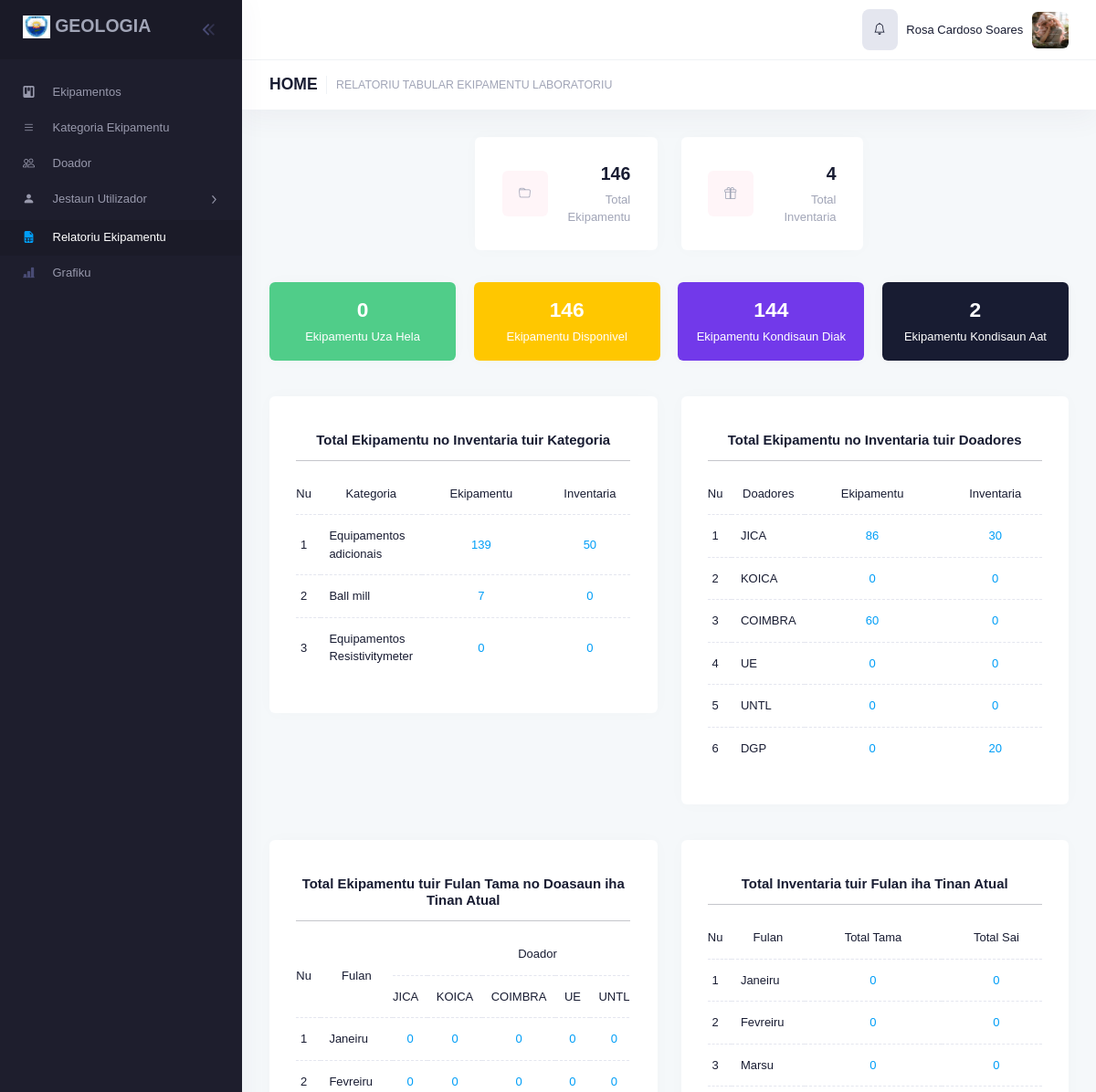
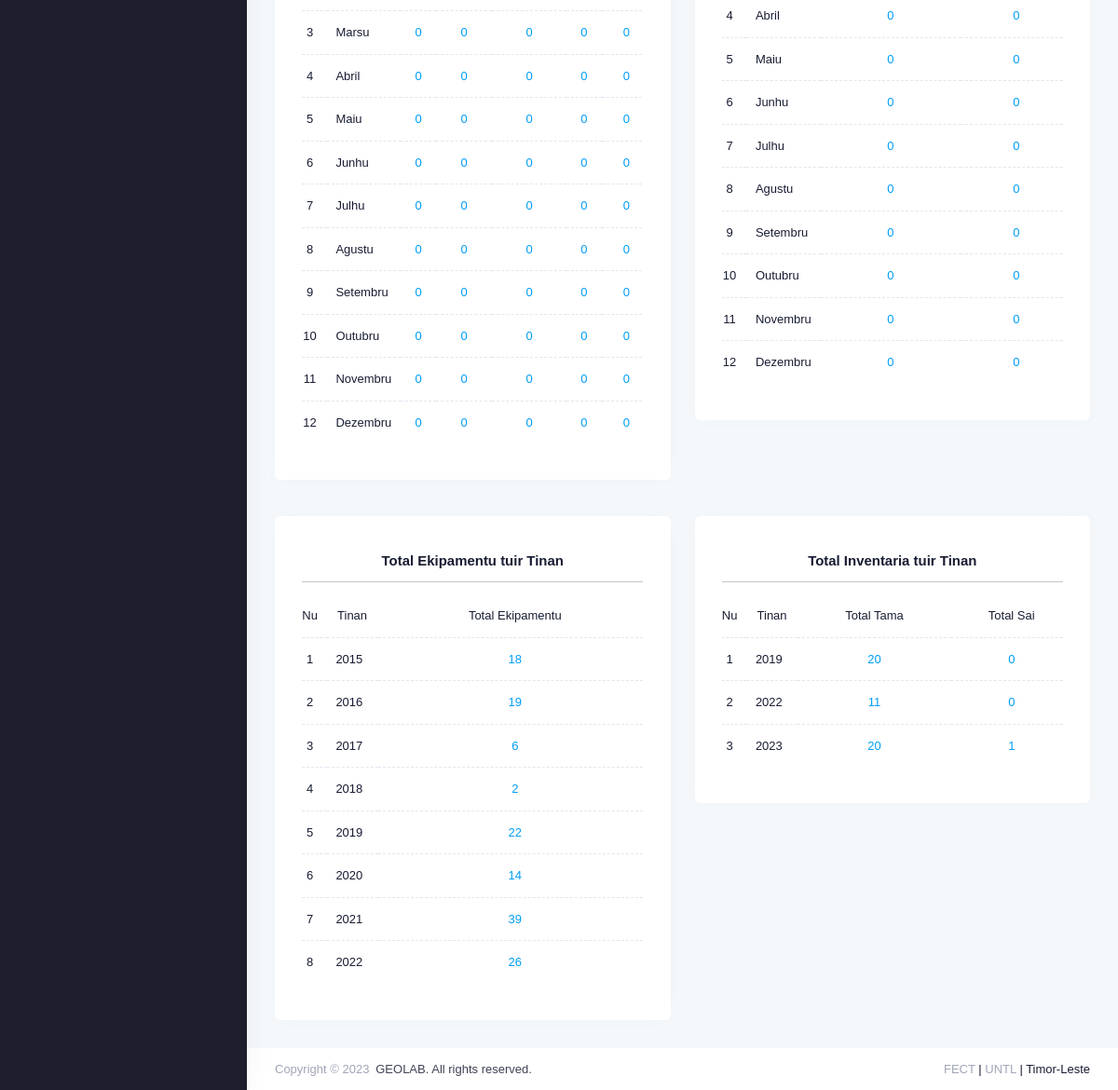
Screenshot of /reports/dash/ (signed in) with the database file from the repository (2 pictures, top to bottom).
### users/models.py (models this page shows, shortened)
class Profile(models.Model):
	id = models.UUIDField(primary_key=True, default=uuid.uuid4, editable=False)
	user = models.OneToOneField(User, on_delete=models.CASCADE,related_name="user_profile")
	first_name = models.CharField(max_length=30, null=True, blank=True)
	last_name = models.CharField(max_length=30, null=True, blank=True)
	pob = models.CharField(max_length=50, verbose_name='Fatin Moris', null=True, blank=True)
	dob = models.DateField(verbose_name='Data Moris', null=True, blank=True)
	sex = models.CharField(choices=[('Mane','Mane'),('Feto','Feto')], max_length=6, null=True, blank=True)
	image = models.ImageField(upload_to=upload_profile, null=True, blank=True,
			validators=[FileExtensionValidator(allowed_extensions=['jpg','jpeg','png','gif'])], verbose_name="Upload Imajen")
	date_created = models.DateTimeField(auto_now_add=True,null=True,blank=True)

### equipments/models.py (models this page shows, shortened)
class Kategoria(models.Model):
	kategoria = models.CharField(max_length=255, null=True)
	user_created = models.ForeignKey(User, on_delete=models.CASCADE, null=True)
	date_created = models.DateTimeField(auto_now_add=True,null=True,blank=True)
	hashed = models.CharField(max_length=32, null=True)

class Doadores(models.Model):
	kodigu = models.CharField(max_length=255, null=True)
	doador = models.CharField(max_length=255, null=True)
	user_created = models.ForeignKey(User, on_delete=models.CASCADE, null=True)
	date_created = models.DateTimeField(auto_now_add=True,null=True,blank=True)
	hashed = models.CharField(max_length=32, null=True)

### users/decorators.py (the view)
		def wrapper_func(request, *args, **kwargs):
			group = None
			if request.user.groups.exists():
				group = request.user.groups.all()[0].name
			if group in allowed_roles:
				return view_func(request, *args, **kwargs)
			else:
				return render(request, 'auth/500.html')

### reports/templatetags/custom_filters.py (called while the page is built)
@register.filter
def double_length(value):
	return len(value) * 2

### reports/utils.py (called while the page is built)
def getFulanNaran(num):
	if num == 1:
		month = "Janeiru"
	if num == 2:
		month = "Fevreiru"
	if num == 3:
		month = "Marsu"
	if num == 4:
		month = "Abril"
	if num == 5:
		month = "Maiu"
	if num == 6:
		month = "Junhu"
	if num == 7:
		month = "Julhu"
	if num == 8:
		month = "Agustu"
	if num == 9:
		month = "Setembru"
	if num == 10:
		month = "Outubru"
	if num == 11:
		month = "Novembru"
	if num == 12:
		month = "Dezembru"
	return month

### reports/templates/tabular/DashTabularReport.html (shortened to what this page needs)
{% extends 'main/base.html' %}
{% load crispy_forms_tags %}
{% load static %}
{% load custom_filters %}
{% block content %}
<div class="toolbar" id="kt_toolbar">
	<div id="kt_toolbar_container" class="container-fluid d-flex flex-stack">
		<div data-kt-swapper="true" data-kt-swapper-mode="prepend" data-kt-swapper-parent="{default: '#kt_content_container', 'lg': '#kt_toolbar_container'}" class="page-title d-flex align-items-center flex-wrap me-3 mb-5 mb-lg-0">
			<h1 class="d-flex align-items-center text-dark fw-bolder fs-3 my-1"><a class="text-dark" href="{% url 'home' %}">HOME</a>
			<small class="text-muted fs-7 fw-bold my-1 ms-1">{{title|upper}}</small>
			</h1>
		</div>
	</div>
</div>
						<div class="post d-flex flex-column-fluid" id="kt_post">
							<div id="kt_content_container" class="container-xxl">
								<div class="row gy-5 g-xl-8 justify-content-center">
									<div class="col-xl-3">
										<a href="{% url 'reportAllEquipments' %}">
										<div class="card mb-xl-8">
											<div class="card-body p-0">
												<div class="d-flex flex-stack card-p flex-grow-1">
													<span class="symbol symbol-50px me-2">
														<span class="symbol-label bg-light-danger">
															<span class="svg-icon svg-icon-2x svg-icon-success">
																<i class="bi bi-folder"></i>
															</span>
														</span>
													</span>
													<div class="d-flex flex-column text-end">
														<span class="text-dark fw-bolder fs-2">{{totalEkipamentu}}</span>
														<span class="text-muted fw-bold mt-1">Total Ekipamentu</span>
													</div>
												</div>
											</div>
										</div>
										</a>
									</div>
									<div class="col-xl-3">
										<div class="card mb-xl-8">
											<a href="{% url 'reportAllInventaria' %}">
											<div class="card-body p-0">
												<div class="d-flex flex-stack card-p flex-grow-1">
													<span class="symbol symbol-50px me-2">
														<span class="symbol-label bg-light-danger">
															<span class="svg-icon svg-icon-2x svg-icon-success">
																<i class="bi bi-gift"></i>
															</span>
														</span>
													</span>
													<div class="d-flex flex-column text-end">
														<span class="text-dark fw-bolder fs-2">{{totalInventory}}</span>
														<span class="text-muted fw-bold mt-1">Total Inventaria</span>
													</div>
												</div>
											</div>
											</a>
										</div>
									</div>
								</div>
								<div class="row mt-3">
									<div class="col-xl-3">
										<a href="{% url 'reportEkipamentuUza' %}">
										<div class="card bg-success text-white p-5 text-center align-items-center">
										<h1 class="text-white">{{ekipamentuUzaHela}}</h1>
										 Ekipamentu Uza Hela
										</div>
										</a>
									</div>
									<div class="col-xl-3">
										<a href="{% url 'reportEkipamentuDisponivel' %}">
										<div class="card bg-warning text-white p-5 text-center align-items-center">
										<h1 class="text-white">{{ekipamentuDisponivel}}</h1>
										 Ekipamentu Disponivel
										</div>
										</a>
									</div>
									<div class="col-xl-3">
										<a href="{% url 'reportEkipamentuDiak' %}">
										<div class="card bg-info text-white p-5 text-center align-items-center">
										<h1 class="text-white">{{ekipamentuDiak}}</h1>
										Ekipamentu Kondisaun Diak
										</div>
										</a>
									</div>
									<div class="col-xl-3">
										<a href="{% url 'reportEkipamentuAat' %}">
										<div class="card bg-dark text-white p-5 text-center align-items-center">
										<h1 class="text-white">{{ekipamentuAat}}</h1>
										Ekipamentu Kondisaun Aat
										</div>
										</a>
									</div>
								</div>
								<div class="row gy-5 g-xl-8 mt-4">
									<div class="col-xl-6">
										<div class="card pt-4">
										<div class="card-body">
						                    <h5 align="center">Total Ekipamentu no Inventaria tuir Kategoria</h5><hr/>
						                      <div class="table-responsive">
												<table id="#" class="table table-row-dashed table-row-gray-300 align-middle gs-0 gy-4" style="width:100%">
													<tr>
														<th class="text-center" width="5%" style="vertical-align: middle;">Nu</th>
														<th class="text-center" width="15%" style="vertical-align: middle;">Kategoria</th>
														<th class="text-center">Ekipamentu</th>
														<th class="text-center">Inventaria</th>
													</tr>
													{% for obj in sumario_kategoria %}
													<tr>
														<td data-title="Nu." class="text-center">{{ forloop.counter }}</td>
														<td data-title="">{{ obj.kategoria }}</td>
														<td data-title="#" class="text-center"><a href="{% url 'ReportKategoriaEkipamentu' obj.id_kategoria %}">{{ obj.totalEkipamentu }}</a></td>
														<td data-title="#" class="text-center"><a href="{% url 'ReportKategoriaInventaria' obj.id_kategoria %}">{{ obj.totalInventaria }}</a></td>
													</tr>
													{% endfor %}
												</table>
											</div>
										</div>
										</div>
									</div>
									<div class="col-xl-6">
										<div class="card pt-4">
										<div class="card-body">
						                    <h5 align="center">Total Ekipamentu no Inventaria tuir Doadores</h5><hr/>
						                      <div class="table-responsive">
												<table id="#" class="table table-row-dashed table-row-gray-300 align-middle gs-0 gy-4" style="width:100%">
													<tr>
														<th class="text-center" width="5%" style="vertical-align: middle;">Nu</th>
														<th class="text-center" width="15%" style="vertical-align: middle;">Doadores</th>
														<th class="text-center">Ekipamentu</th>
														<th class="text-center">Inventaria</th>
													</tr>
													{% for obj in sumario_doador %}
													<tr>
														<td data-title="Nu." class="text-center">{{ forloop.counter }}</td>
														<td data-title="">{{ obj.doador }}</td>
														<td data-title="#" class="text-center"><a href="{% url 'ReportDoadorEkipamentu' obj.id_doador %}">{{ obj.totalEkipamentu }}</a></td>
														<td data-title="#" class="text-center"><a href="{% url 'ReportDoadorInventaria' obj.id_doador %}">{{ obj.totalInventaria }}</a></td>
													</tr>
													{% endfor %}
												</table>
											</div>
										</div>
										</div>
									</div>
								</div>
								<div class="row gy-5 g-xl-8 mt-4">
									<div class="col-xl-6">
										<div class="card pt-4">
										<div class="card-body">
						                    <h5 align="center">Total Ekipamentu tuir Fulan Tama no Doasaun iha Tinan Atual</h5><hr/>
						                      <div class="table-responsive">
												<table id="#" class="table table-row-dashed table-row-gray-300 align-middle gs-0 gy-4" style="width:100%">
													<tr>
														<th class="text-center" width="5%" rowspan="3" style="vertical-align: middle;">Nu</th>
														<th class="text-center" width="15%" rowspan="3" style="vertical-align: middle;">Fulan</th>
														<th colspan="{{listaDoador|double_length }}" class="text-center">Doador</th>
													</tr>
													<tr>
													{% for c in listaDoador %}
														<th colspan="" class="text-center">{{c.kodigu }}</th>
													{% endfor %}
													</tr>
													{% for obj_c in sumariu_tuir_fulan_tinan_atual %}
													<tr>
														<td data-title="Nu." class="text-center">{{ forloop.counter }}</td>
														<td data-title="">{{ obj_c.fulan }}</td>
													{% for obj_c2 in obj_c.sumariuTuirFulan %}
														<td data-title="#" class="text-center"><a href="{% url 'ReportDoadorEkipamentuTuirFulan' obj_c.idFulan obj_c2.doadorID  %}">{{ obj_c2.totalEkipamentu }}</a></td>
													{% endfor %}
													</tr>
													{% endfor %}
												</table>
											</div>
										</div>
										</div>
									</div>
									<div class="col-xl-6">
										<div class="card pt-4">
										<div class="card-body">
						                      <h5 align="center">Total Inventaria tuir Fulan iha Tinan Atual</h5><hr/>
						                      <div class="table-responsive">
												<table id="#" class="table table-row-dashed table-row-gray-300 align-middle gs-0 gy-4" style="width:100%">
													<tr>
														<th class="text-center" width="5%" rowspan="" style="vertical-align: middle;">Nu</th>
														<th class="text-center" width="15%" rowspan="" style="vertical-align: middle;">Fulan</th>
														<th colspan="" class="text-center">Total Tama</th>
														<th colspan="" class="text-center">Total Sai</th>
													</tr>
													{% for obj_c in sumariu_inventaria_tuir_fulan_tinan_atual %}
													<tr>
														<td data-title="Nu." class="text-center">{{ forloop.counter }}</td>
														<td data-title="">{{ obj_c.fulan }}</td>
														<td data-title="#" class="text-center"><a href="{% url 'ReportInventariaTamaTuirFulan' obj_c.idFulan %}">{{ obj_c.tama }}</a></td>
														<td data-title="#" class="text-center"><a href="{% url 'ReportInventariaSaiTuirFulan' obj_c.idFulan %}">{{ obj_c.sai }}</a></td>
													</tr>
													{% endfor %}
												</table>
											</div>
										</div>
										</div>
									</div>
								</div>
								<div class="row gy-5 g-xl-8 mt-4">
									<div class="col-xl-6">
										<div class="card pt-4">
										<div class="card-body">
						                      <h5 align="center">Total Ekipamentu tuir Tinan</h5><hr/>
						                      <div class="table-responsive">
												<table id="#" class="table table-row-dashed table-row-gray-300 align-middle gs-0 gy-4" style="width:100%">
													<tr>
														<th class="text-center" width="5%" rowspan="" style="vertical-align: middle;">Nu</th>
														<th class="text-center" width="15%" rowspan="" style="vertical-align: middle;">Tinan</th>
														<th colspan="" class="text-center">Total Ekipamentu</th>
													</tr>
													{% for obj_c in sumario_kada_tinan %}
													<tr>
														<td data-title="Nu." class="text-center">{{ forloop.counter }}</td>
														<td data-title="">{{ obj_c.year }}</td>
														<td data-title="#" class="text-center"><a href="{% url 'ReportEkipamentuTuirTinan' obj_c.year %}">{{ obj_c.totalEkipamentu }}</a></td>
													</tr>
													{% endfor %}
												</table>
											</div>
										</div>
										</div>
									</div>
									<div class="col-xl-6">
										<div class="card pt-4">
										<div class="card-body">
						                      <h5 align="center">Total Inventaria tuir Tinan</h5><hr/>
						                      <div class="table-responsive">
												<table id="#" class="table table-row-dashed table-row-gray-300 align-middle gs-0 gy-4" style="width:100%">
													<tr>
														<th class="text-center" width="5%" rowspan="" style="vertical-align: middle;">Nu</th>
														<th class="text-center" width="15%" rowspan="" style="vertical-align: middle;">Tinan</th>
														<th colspan="" class="text-center">Total Tama</th>
														<th colspan="" class="text-center">Total Sai</th>
													</tr>
													{% for obj_c in sumario_inventaria_kada_tinan %}
													<tr>
														<td data-title="Nu." class="text-center">{{ forloop.counter }}</td>
														<td data-title="">{{ obj_c.year }}</td>
														<td data-title="#" class="text-center"><a href="{% url 'ReportInventariaTamaTuirTinan' obj_c.year %}">{{ obj_c.tama }}</a></td>
														<td data-title="#" class="text-center"><a href="{% url 'ReportInventariaSaiTuirTinan' obj_c.year %}">{{ obj_c.sai }}</a></td>
													</tr>
													{% endfor %}
												</table>
											</div>
										</div>
										</div>
									</div>
								</div>
							</div>
						</div>
{% endblock %}

### main/templates/main/header.html (shortened to what this page needs)
{% load static %}
					<div id="kt_header" style="" class="header align-items-stretch">
						<div class="container-fluid d-flex align-items-stretch justify-content-between">
							<div class="d-flex align-items-stretch justify-content-between flex-lg-grow-1">
								<div class="d-flex align-items-stretch flex-shrink-0">
									<div class="d-flex align-items-center ms-1 ms-lg-3" id="kt_header_user_menu_toggle">
										<div class="cursor-pointer symbol symbol-30px symbol-md-40px" data-kt-menu-trigger="click" data-kt-menu-attach="parent" data-kt-menu-placement="bottom-end">
											<div class="p-4 bg-secondary" style="border-radius: 8px;">
												<span class="bi bi-bell"></span>
											</div>
										</div>
									</div>
									<div class="d-flex align-items-center ms-1 ms-lg-3">
										{% if request.user.user_profile.first_name %}
											{{request.user.user_profile.first_name}} {{request.user.user_profile.last_name}}
										{% else %}
											{% if request.user.email %}
												{{request.user.email}}
											{% else %}
											users@gmail.com
											{% endif %}
										{% endif %}
									</div>
									<div class="d-flex align-items-center ms-1 ms-lg-3" id="kt_header_user_menu_toggle">
										<div class="cursor-pointer symbol symbol-30px symbol-md-40px" data-kt-menu-trigger="click" data-kt-menu-attach="parent" data-kt-menu-placement="bottom-end">
										{% if request.user.user_profile.image %}
										<img src="{{request.user.user_profile.image.url}}" alt="user" />
										{% else %}
											<img src="{% static 'assets/media/avatars/300-1.jpg' %}" alt="user" />
										{% endif %}
										</div>
									</div>
								</div>
							</div>
						</div>
					</div>

### rows the page displays
Kategoria: kategoria "Equipamentos adicionais"
Kategoria: kategoria "Ball mill"
Kategoria: kategoria "Equipamentos Resistivitymeter"
Doadores: doador "JICA", kodigu "JICA"
Doadores: doador "KOICA", kodigu "KOICA"
Doadores: doador "COIMBRA", kodigu "COIMBRA"
Doadores: doador "UE", kodigu "UE"
Doadores: doador "UNTL", kodigu "UNTL"
Doadores: doador "DGP"

### other values shown
{{ request.user.user_profile.first_name }} "Rosa Cardoso"
{{ request.user.user_profile.last_name }} "Soares"
{{ title|upper }} "RELATORIU TABULAR EKIPAMENTU LABORATORIU"
{{ totalEkipamentu }} "146"
{{ totalInventory }} "4"
{{ ekipamentuUzaHela }} "0"
{{ ekipamentuDisponivel }} "146"
{{ ekipamentuDiak }} "144"
{{ ekipamentuAat }} "2"
{{ obj.totalEkipamentu }} "139" "7" "0"
{{ obj.totalInventaria }} "50" "0" "0"
{{ obj.totalEkipamentu }} "86" "0" "60" "0" "0" "0"
{{ obj.totalInventaria }} "30" "0" "0" "0" "0" "20"
{{ obj_c.fulan }} "Janeiru" "Fevreiru" "Marsu" "Abril" "Maiu" "Junhu" "Julhu" "Agustu" "Setembru" "Outubru" "Novembru" "Dezembru"
{{ obj_c2.totalEkipamentu }} "0" "0" "0" "0" "0" "0" "0" "0" "0" "0" "0" "0" "0" "0" "0" "0" "0" "0" "0" "0" "0" "0" "0" "0" "0" "0" "0" "0" "0" "0" "0" "0" "0" "0" "0" "0" "0" "0" "0" "0" "0" "0" "0" "0" "0" "0" "0" "0" "0" "0" "0" "0" "0" "0" "0" "0" "0" "0" "0" "0"
